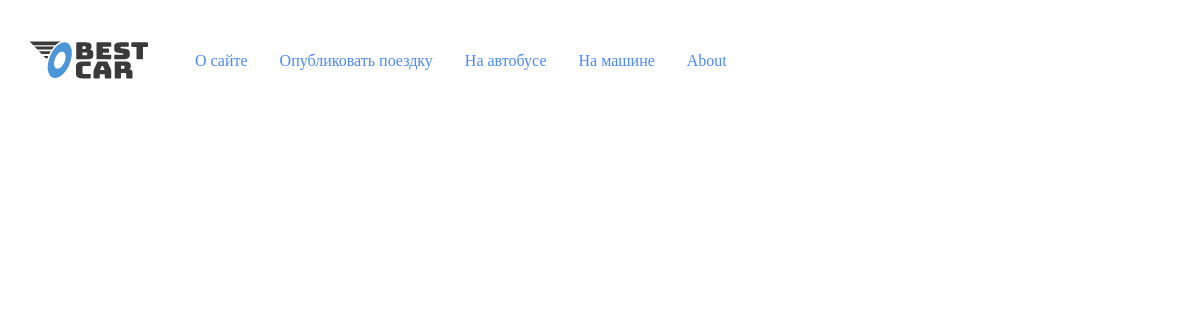
/booking/booked_trips/ (signed in), run on an earlier commit of the app's database.
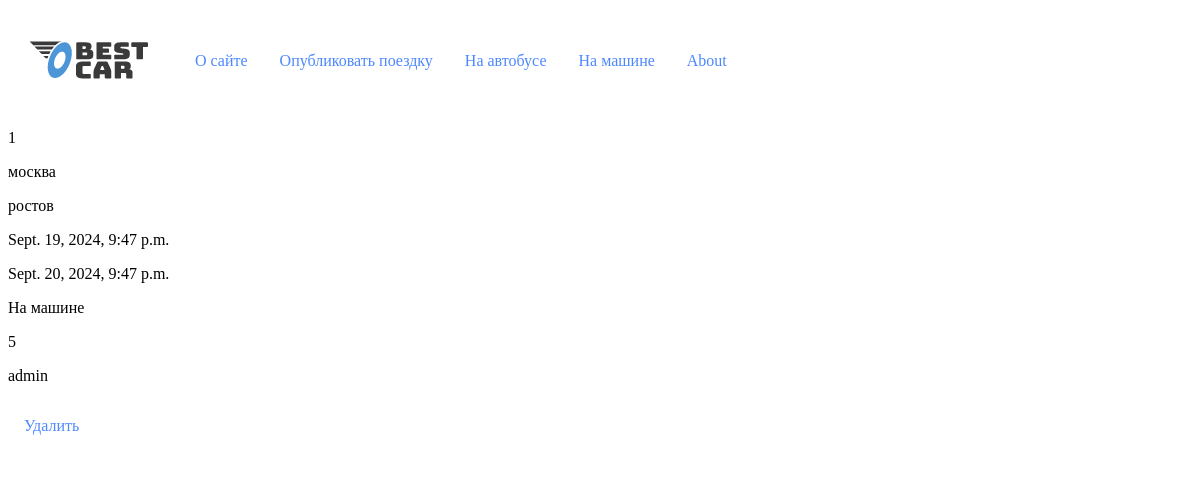
And on a later commit of the database.
### booking/models.py (models this page shows)
class Booking(models.Model):
    departure = models.CharField(
        max_length=100,
        verbose_name="отправление",
        validators=[Validators_language_model()])
    arrival = models.CharField(
        max_length=100,
        verbose_name="прибытие",
        validators=[Validators_language_model()])
    departure_time = models.DateTimeField(
        verbose_name="время отправления",
        validators=[Validators_date_model()])
    arrival_time = models.DateTimeField(
        verbose_name="время прибытия",
        validators=[Validators_date_model()])
    cat = models.ForeignKey(
        'bestcar.Category',
        verbose_name="категория",
        on_delete=models.PROTECT,
        default=1)
    price = models.PositiveSmallIntegerField(
        verbose_name="цена")
    author_trip = models.ForeignKey(
        get_user_model(),
        on_delete=models.CASCADE,
        related_name="author_trip")
    name_companion = models.ForeignKey(
        get_user_model(),
        verbose_name="Имя пассажира",
        on_delete=models.CASCADE)
    slug = models.SlugField(
        max_length=100,
        db_index=True)
    class Meta:
        verbose_name = 'зарезервированные поездки'
        verbose_name_plural = 'зарезервированные поездки'

### bestcar/models/category.py (models this page shows)
class Category(models.Model):
    name = models.CharField(max_length=100, db_index=True, verbose_name="Категория")
    def __str__(self):
        return self.name
    class Meta:
        verbose_name = 'Категории'
        verbose_name_plural = 'Категории'

### users/models.py (models this page shows)
class User(AbstractUser):
    photo = models.ImageField(
        upload_to='users/$Y/%m/%d/',
        blank=True, null=True,
        verbose_name='Фотография')
    category = models.ForeignKey(
        Category,
        on_delete=models.PROTECT,
        default=1,
        verbose_name='Категория транспортного средства'
                                                                                           )
    models_auto = models.CharField(
        max_length=100,
        verbose_name="модель автомобиля"
    )
    def __str__(self):
        return self.username
    class Meta:
        verbose_name = 'Пользователи'
        verbose_name_plural = 'Пользователи'

### booking/views.py (the view)
# urls.py: path('booked_trips/', Users_booked_trips.as_view(), name='booked_trips'),
class Users_booked_trips(DataMixin, BaseView, ListView):
    context_object_name = 'mein_booked_trip'
    model = Booking
    template_name = 'booking/users_booked_trips.html'
    title_page = 'Ваши забронированные поездки'
    def get_queryset(self):
        return UsersBookedTripsServices.users_booked_trips(name_companion=self.request.user)
    def get_context_data(self, **kwargs):
        context = super().get_context_data(**kwargs)
        return self.get_mixin_context(context)

### bestcar/utils.py (called while the page is built)
    def get_mixin_context(self, context, **kwargs):
        if self.title_page:
            context['title'] = self.title_page
        context['menu'] = MENU  # Предполагается, что MENU - это глобальная переменная
        context.update(kwargs)
        return context

### booking/services.py (called while the page is built)
    @staticmethod
    def users_booked_trips(**kwargs):
        try:
            user = kwargs['name_companion']
            return Booking.objects.filter(name_companion=user)
        except DatabaseError as e:
            return JsonResponse({
                "errorMessage": str(e),
                "status": 400
            })

### booking/views.py (called while the page is built)
    def dispatch(self, request, *args, **kwargs):
        try:
            response = super().dispatch(request, *args, **kwargs)
        except Exception as e:
            return self._response(e, status=400)
        if isinstance(response, (dict, list)):
            return self._response(response)
        else:
            return response

### booking/templates/booking/users_booked_trips.html (shortened to what this page needs)
{% extends 'base.html' %}
{% block content %}
{% for trip in mein_booked_trip %}
    <div>
        <p> {{trip.id}} </p>
        <p> {{trip.departure}} </p>
        <p> {{trip.arrival}} </p>
        <p> {{trip.departure_time}} </p>
        <p> {{trip.arrival_time}} </p>
        <p> {{trip.cat}} </p>
        <p> {{trip.price}} </p>
        <p> {{trip.author_trip}} </p>
        <p><li> <a href="{% url 'booking:delete_reservation' trip.id %}">Удалить</a></li></p>
    </div>
{% endfor %}
{% endblock %}

What changed in the data, as far as the page shows it:
added Booking: id "1", departure "москва", arrival "ростов", departure_time "Sept. 19, 2024, 9:47 p.m.", arrival_time "Sept. 20, 2024, 9:47 p.m.", cat "На машине", price "5", author_trip "admin"
